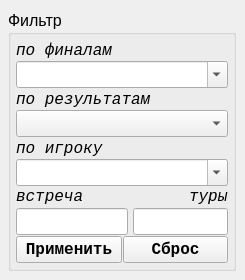
      <widget class="QWidget" name="tab_9">
       <attribute name="title">
        <string>ФИН</string>
       </attribute>
       <widget class="QGroupBox" name="groupBox_filter_group_3">
        <property name="geometry">
         <rect>
          <x>8</x>
          <y>10</y>
          <width>228</width>
          <height>261</height>
         </rect>
        </property>
        <property name="font">
         <font>
          <pointsize>12</pointsize>
          <weight>50</weight>
          <bold>false</bold>
         </font>
        </property>
        <property name="title">
         <string>Фильтр</string>
        </property>
        <layout class="QVBoxLayout" name="verticalLayout_32">
         <property name="spacing">
          <number>1</number>
         </property>
         <property name="leftMargin">
          <number>5</number>
         </property>
         <property name="topMargin">
          <number>5</number>
         </property>
         <property name="rightMargin">
          <number>5</number>
         </property>
         <property name="bottomMargin">
          <number>5</number>
         </property>
         <item>
          <layout class="QVBoxLayout" name="verticalLayout_36">
           <property name="spacing">
            <number>1</number>
           </property>
           <item>
            <widget class="QLabel" name="label_38">
             <property name="font">
              <font>
               <family>Courier New</family>
               <pointsize>12</pointsize>
               <italic>true</italic>
              </font>
             </property>
             <property name="text">
              <string>по финалам</string>
             </property>
            </widget>
           </item>
           <item>
            <widget class="QComboBox" name="comboBox_filter_final_2">
             <property name="editable">
              <bool>true</bool>
             </property>
            </widget>
           </item>
          </layout>
         </item>
         <item>
          <layout class="QVBoxLayout" name="verticalLayout_38">
           <property name="spacing">
            <number>1</number>
           </property>
           <item>
            <widget class="QLabel" name="label_40">
             <property name="font">
              <font>
               <family>Courier New</family>
               <pointsize>12</pointsize>
               <italic>true</italic>
              </font>
             </property>
             <property name="text">
              <string>по результатам</string>
             </property>
            </widget>
           </item>
           <item>
            <widget class="QComboBox" name="comboBox_filter_played_fin_2"/>
           </item>
          </layout>
         </item>
         <item>
          <layout class="QVBoxLayout" name="verticalLayout_39">
           <property name="spacing">
            <number>1</number>
           </property>
           <item>
            <widget class="QLabel" name="label_41">
             <property name="font">
              <font>
               <family>Courier New</family>
               <pointsize>12</pointsize>
               <italic>true</italic>
              </font>
             </property>
             <property name="text">
              <string>по игроку</string>
             </property>
            </widget>
           </item>
           <item>
            <widget class="QComboBox" name="comboBox_find_name_fin_2">
             <property name="font">
              <font>
               <pointsize>12</pointsize>
              </font>
             </property>
             <property name="editable">
              <bool>true</bool>
             </property>
            </widget>
           </item>
          </layout>
         </item>
         <item>
          <layout class="QVBoxLayout" name="verticalLayout_40">
           <property name="spacing">
            <number>1</number>
           </property>
           <item>
            <layout class="QHBoxLayout" name="horizontalLayout_29">
             <item>
              <widget class="QLabel" name="label_44">
               <property name="sizePolicy">
                <sizepolicy hsizetype="Minimum" vsizetype="Preferred">
                 <horstretch>0</horstretch>
                 <verstretch>0</verstretch>
                </sizepolicy>
               </property>
               <property name="font">
                <font>
                 <family>Courier New</family>
                 <pointsize>12</pointsize>
                 <italic>true</italic>
                </font>
               </property>
               <property name="text">
                <string>&lt;html&gt;&lt;head/&gt;&lt;body&gt;&lt;p&gt;встреча&lt;/p&gt;&lt;/body&gt;&lt;/html&gt;</string>
               </property>
              </widget>
             </item>
             <item>
              <spacer name="horizontalSpacer_10">
               <property name="orientation">
                <enum>Qt::Horizontal</enum>
               </property>
               <property name="sizeHint" stdset="0">
                <size>
                 <width>40</width>
                 <height>20</height>
                </size>
               </property>
              </spacer>
             </item>
             <item>
              <widget class="QLabel" name="label_61">
               <property name="sizePolicy">
                <sizepolicy hsizetype="Minimum" vsizetype="Preferred">
                 <horstretch>0</horstretch>
                 <verstretch>0</verstretch>
                </sizepolicy>
               </property>
               <property name="font">
                <font>
                 <family>Courier New</family>
                 <pointsize>12</pointsize>
                 <italic>true</italic>
                </font>
               </property>
               <property name="text">
                <string>&lt;html&gt;&lt;head/&gt;&lt;body&gt;&lt;p&gt;туры&lt;/p&gt;&lt;/body&gt;&lt;/html&gt;</string>
               </property>
              </widget>
             </item>
            </layout>
           </item>
           <item>
            <layout class="QHBoxLayout" name="horizontalLayout_30">
             <property name="spacing">
              <number>5</number>
             </property>
             <item>
              <widget class="QLineEdit" name="lineEdit_num_game_fin_2">
               <property name="sizePolicy">
                <sizepolicy hsizetype="Preferred" vsizetype="Fixed">
                 <horstretch>0</horstretch>
                 <verstretch>0</verstretch>
                </sizepolicy>
               </property>
               <property name="font">
                <font>
                 <weight>75</weight>
                 <bold>true</bold>
                </font>
               </property>
               <property name="alignment">
                <set>Qt::AlignCenter</set>
               </property>
              </widget>
             </item>
             <item>
              <spacer name="horizontalSpacer_11">
               <property name="orientation">
                <enum>Qt::Horizontal</enum>
               </property>
               <property name="sizeHint" stdset="0">
                <size>
                 <width>40</width>
                 <height>20</height>
                </size>
               </property>
              </spacer>
             </item>
             <item>
              <widget class="QLineEdit" name="lineEdit_tour_2">
               <property name="sizePolicy">
                <sizepolicy hsizetype="Preferred" vsizetype="Fixed">
                 <horstretch>0</horstretch>
                 <verstretch>0</verstretch>
                </sizepolicy>
               </property>
               <property name="alignment">
                <set>Qt::AlignCenter</set>
               </property>
              </widget>
             </item>
            </layout>
           </item>
          </layout>
         </item>
         <item>
          <layout class="QHBoxLayout" name="horizontalLayout_31">
           <property name="spacing">
            <number>1</number>
           </property>
           <item>
            <widget class="QPushButton" name="Button_filter_fin_2">
             <property name="font">
              <font>
               <family>Courier New</family>
               <pointsize>12</pointsize>
               <weight>75</weight>
               <bold>true</bold>
              </font>
             </property>
             <property name="text">
              <string>Применить</string>
             </property>
            </widget>
           </item>
           <item>
            <widget class="QPushButton" name="Button_reset_filter_fin_2">
             <property name="font">
              <font>
               <family>Courier New</family>
               <pointsize>12</pointsize>
               <weight>75</weight>
               <bold>true</bold>
              </font>
             </property>
             <property name="text">
              <string>Сброс</string>
             </property>
            </widget>
           </item>
          </layout>
         </item>
        </layout>
       </widget>
      </widget>
